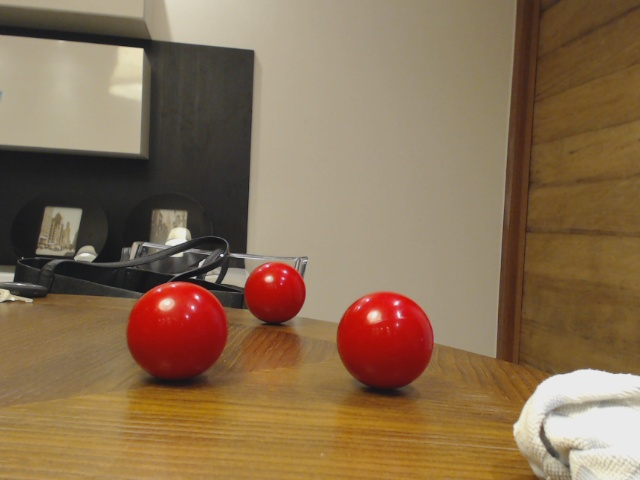
#> input picture 3bolas.jpg, 640 x 480 px
$ python red_blob.py   (older library calls are emulated)
#> lines starting #> are read from the running program, lines starting #| are printed output that depends on the picture; after the words box and inside, x2 and y2 are one past the last pixel; in counts of white or black regions, pixels touching at a corner belong together
import cv2
import numpy as np

im = cv2.imread('3bolas.jpg', cv2.IMREAD_COLOR)
#> im is the input picture: shape (480, 640, 3); mean B, G, R 82, 110.7, 136.1
cv2.imshow('Original', im)

# BGR
cor_alvo_min = np.array([0,0,80])
cor_alvo_max = np.array([30,30,255])

mascara = cv2.inRange(im, cor_alvo_min, cor_alvo_max)
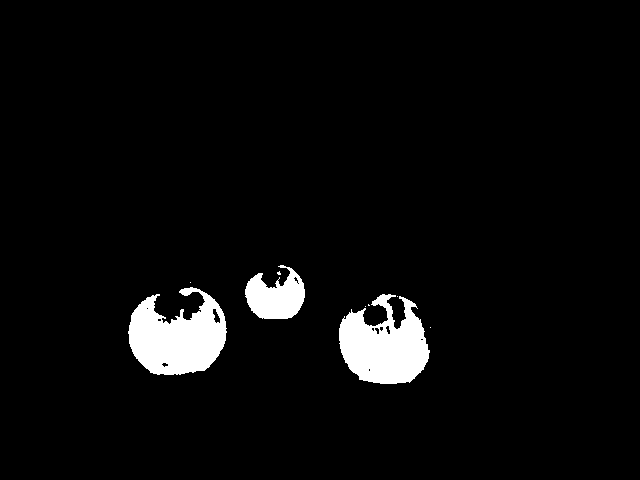
#> mascara: shape (480, 640); 4.3% white; 9 white regions (6 under 20 px), largest, box (x1, y1, x2, y2) and area: (128, 287, 227, 375) 5686, (339, 294, 430, 384) 5381, (245, 265, 305, 319) 2101
resultado = cv2.bitwise_and(im, im, mask=mascara)
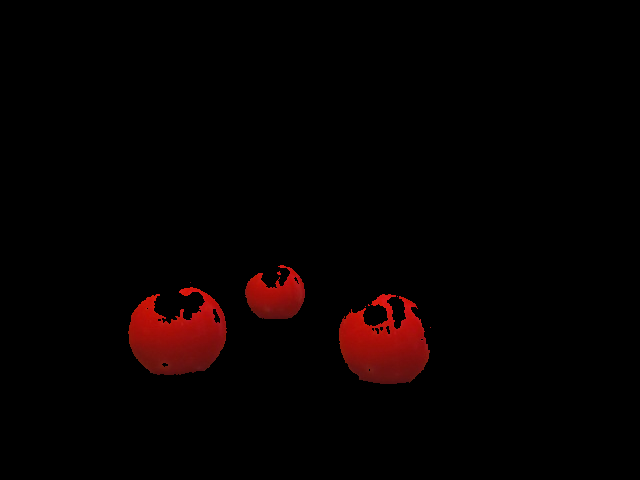
#> resultado: shape (480, 640, 3); mean B, G, R 0.6, 0.8, 6.4
# converte imagem para fundo branco e mascara em preto
inv_masc = 255 - mascara

params = cv2.SimpleBlobDetector_Params()
params.filterByConvexity = False
params.filterByInertia = False

detector = cv2.SimpleBlobDetector(params)

keypoints = detector.detect(inv_masc)
#> keypoints = 1 keypoints; (x, y, size): (275, 296, 56.2)
im_with_keypoints = cv2.drawKeypoints(inv_masc, keypoints, np.array([]), (0,255,255), cv2.DRAW_MATCHES_FLAGS_DRAW_RICH_KEYPOINTS)
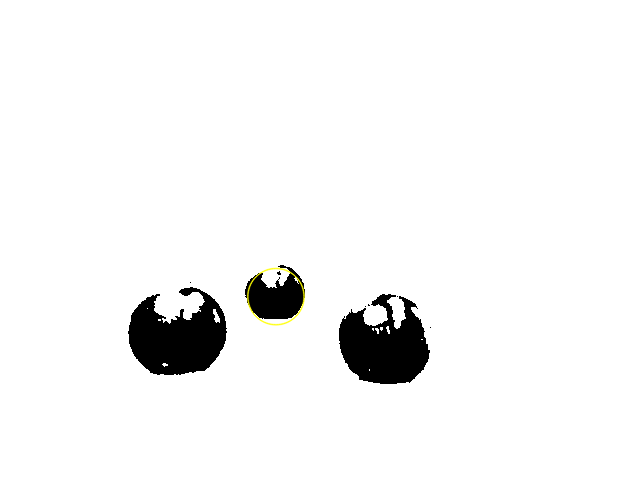
#> im_with_keypoints: shape (480, 640, 3); mean of channels 0, 1, 2 243.9, 244.1, 244.1; drawn as B, G, R

cv2.imshow("Keypoints", im_with_keypoints)

key = 0
while key != 27 and key != 1048603:
    key = cv2.waitKey(10)
#> (key Esc is pressed here)
    # if key != -1: print key
